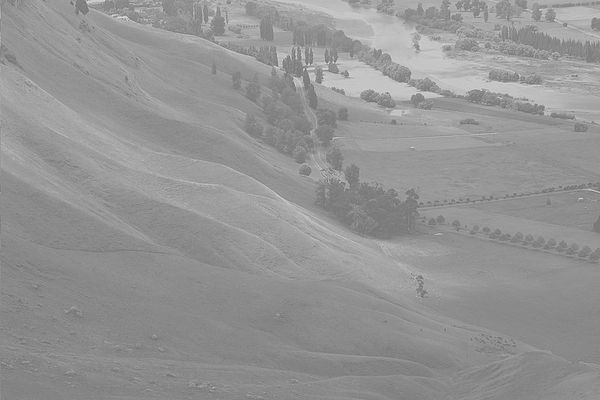
#> input picture Lab3/histogram.jpg, 600 x 400 px
$ python assignment3B2.py
#> lines starting #> are read from the running program, lines starting #| are printed output that depends on the picture
#> further down, img is the input picture: shape (400, 600); min 105, max 228, mean 148
# -*- coding: utf-8 -*-
"""
Created on Sat Mar 30 00:21:47 2024

@author: Asus
"""

import cv2
import numpy as np
import matplotlib.pyplot as plt
import math

def double_gaussian(sigma1,mean1,sigma2,mean2):
    g_out = np.zeros(256,dtype=np.float32)
    c1=(sigma1*np.sqrt(2*np.pi))
    c2=(sigma2*np.sqrt(2*np.pi))

    sig1= 2 * sigma1 **2
    sig2= 2 * sigma2 **2
    for i in range(256):
        sum = np.exp(-((i-mean1)**2)/(sig1)) / (c1) + np.exp(-((i-mean2) **2) /(sig2)) /(c2)
        g_out[i] = sum
    return g_out
def double_gaussian1(sigma1, mean1, sigma2, mean2):
    out = np.zeros(256, dtype=np.float32)
    c1 = (sigma1 * np.sqrt(2 * np.pi))
    c2 = (sigma2 * np.sqrt(2 * np.pi))
    sig1 = 2 * sigma1 ** 2
    sig2 = 2 * sigma2 ** 2
    for i in range(256):
        p_x = np.exp(-((i - mean1) ** 2) / (sig1)) / (c1) + np.exp(-((i - mean2) ** 2) / (sig2)) / (c2)
        out[i] = p_x

    return out
def histogram_equalization(img):
    histogram = np.zeros(256,dtype=np.float32)

    for i in range(img.shape[0]):
        for j in range(img.shape[1]):
            pixel = img[i,j]
            histogram[pixel]+=1
#> after the loop, histogram = 256 values, max 9682 at index 137, min 0 at index 0, mean 937.5
    pdf = np.zeros(256,dtype=np.float32)
    size = img.shape[0]*img.shape[1]
#> size = 240000
    for i in range(0,256):
        pdf[i] = histogram[i]/size
#> after the loop, pdf = 256 values, max 0.0403 at index 137, min 0 at index 0, mean 0.00391
    cdf = np.zeros(256,dtype=np.float32)
    cdf[0] = pdf[0]
    new_hist =np.zeros(256,dtype=np.float32)
    for i in range(1,256):
        cdf[i] = pdf[i] + cdf[i-1]
#> after the loop, cdf = 256 values from 0 to 1

    rcdf=np.zeros(256,dtype=np.uint32)
    for i in range(0,256):
        rcdf[i] = round(cdf[i]*255)
        new_hist[rcdf[i]] = histogram[i]
#> after the loop, new_hist = 256 values, max 9682 at index 64, min 0 at index 5, mean 906; rcdf = 256 values from 0 to 255

    equalized_image = np.zeros_like(img)

    for i in range(img.shape[0]):
        for j in range(img.shape[1]):
            equalized_image[i,j] = rcdf [img[i,j]]
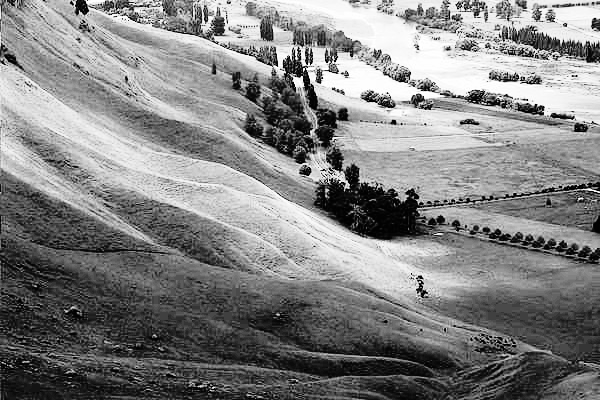
#> equalized_image: shape (400, 600); min 0, max 255, mean 130.4

    return pdf,rcdf,equalized_image,new_hist


img=cv2.imread('histogram.jpg',cv2.IMREAD_GRAYSCALE)

pdf,cdf,equalized_image,mp_func = histogram_equalization(img)
#> cdf = 256 values from 0 to 255; mp_func has the same summary as new_hist in histogram_equalization

g_distribution = double_gaussian (8, 30, 20, 165)

g_pdf = g_distribution / np.sum(g_distribution)

g_cdf = np.zeros(256,dtype=np.float32)

g_cdf[0]= g_pdf[0]

for i in range(1,256):
    g_cdf[i] =g_pdf[i] + g_cdf[i-1]
rg_cdf=np.zeros(256,dtype=np.uint32)
for  i in range(0,256):
    g_cdf[i] = round(g_cdf[i]*255)

plt.subplot(2,2,1)
plt.title("target pdf")
plt.plot(g_pdf)

plt.subplot(2,2,2)
plt.title("target cdf")
plt.plot(g_cdf)
plt.show()
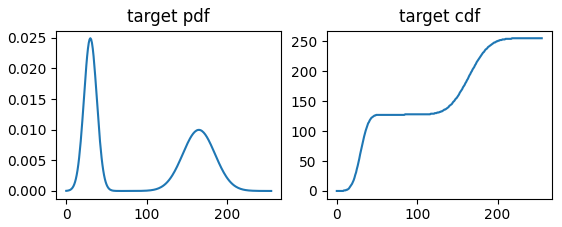
#> figure drawn by matplotlib, 2 panels; panel 1: curve peaks at x = 30, y = 0.0249; panel 2: curve peaks at x = 218, y = 255

mp = np.zeros(256,dtype = np.float32)
"""output_img = np.zeros_like(img)
for i in range(img.shape[0]):
    for j in range(img.shape[1]):
        output_img[i,j] = mp_func[rg_cdf[img[i,j]]]
cv2.imshow("output_img",output_img)
cv2.waitKey(0)
cv2.destroyAllWindows()"""
for i in range(256):
    x = (np.abs(g_cdf-cdf[i])).argmin()
    mp[i] = x
#> after the loop, mp = 256 values from 0 to 218
output=np.zeros_like(img)

for i in range(img.shape[0]):
    for j in range(img.shape[1]):
        output[i,j] = mp[img[i,j]]
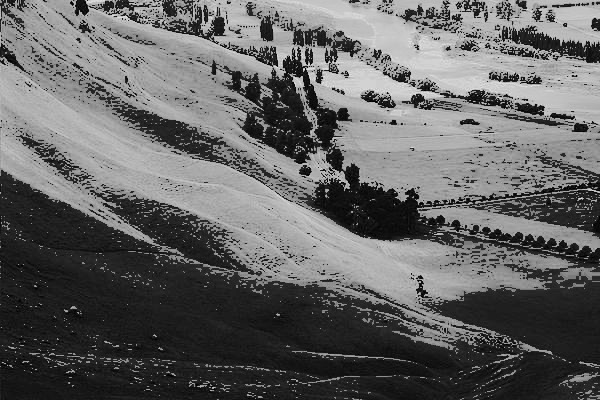
#> output: shape (400, 600); min 0, max 218, mean 99.4

o_pdf,o_cdf,o_equalized_image,o_mp_func = histogram_equalization(output)
#> o_pdf = 256 values, max 0.0403 at index 29, min 0 at index 1, mean 0.00391; o_cdf = 256 values from 0 to 255; o_mp_func = 256 values, max 8950 at index 83, min 0 at index 0, mean 306.8

plt.subplot(3,2,1)
plt.title("input histogram")
plt.hist(img.ravel(),256,[0,255])

plt.subplot(3,2,2)
plt.title("pdf of input image")
plt.plot(pdf)

plt.subplot(3,2,3)
plt.title("cdf of input image")
plt.plot(cdf)

plt.subplot(3,2,4)
plt.title("output histogram")
plt.hist(output.ravel(),256,[0,255])

plt.subplot(3,2,5)
plt.title("pdf of output image")
plt.plot(o_pdf)

plt.subplot(3,2,6)
plt.title("cdf of output image")
plt.plot(o_cdf)

plt.show()
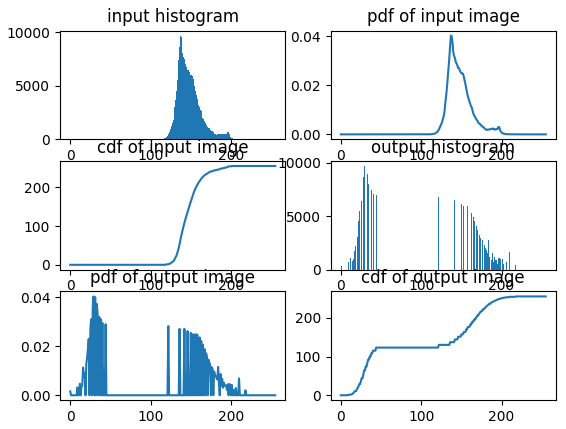
#> figure drawn by matplotlib, 6 panels; panel 1: tallest bar 9682 high, from x = 136.5 to 137.5; panel 2: curve peaks at x = 137, y = 0.0403; panel 3: curve peaks at x = 201, y = 255; panel 4: tallest bar 9682 high, from x = 28.89 to 29.88


cv2.imshow("input_img",img)
cv2.imshow("Equalized_img",equalized_image)
cv2.imshow("output_img",output)
cv2.imshow("output_equalized_img",o_equalized_image)
cv2.waitKey(0)
cv2.destroyAllWindows()

$ run again, with Lab3/color_img.jpg copied over Lab3/histogram.jpg
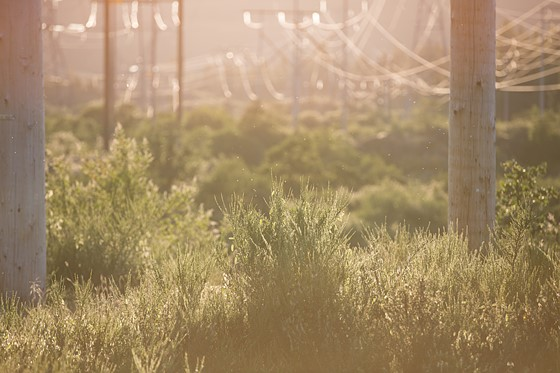
#> input picture Lab3/color_img.jpg, 560 x 373 px
#> after the loop in histogram_equalization, `for i in range(img.shape[0]):`: histogram = 256 values, max 3237 at index 111, min 0 at index 0, mean 815.9
#> after the loop in histogram_equalization, `for i in range(0,256):`: pdf = 256 values, max 0.0155 at index 111, min 0 at index 0, mean 0.00391
#> after the loop in histogram_equalization, `for i in range(1,256):`: cdf = 256 values from 0 to 1
#> after the loop in histogram_equalization, `for i in range(0,256):`: new_hist = 256 values, max 3237 at index 45, min 0 at index 11, mean 794.6; rcdf = 256 values from 0 to 255
#> after the loop in histogram_equalization, `for i in range(img.shape[0]):`:
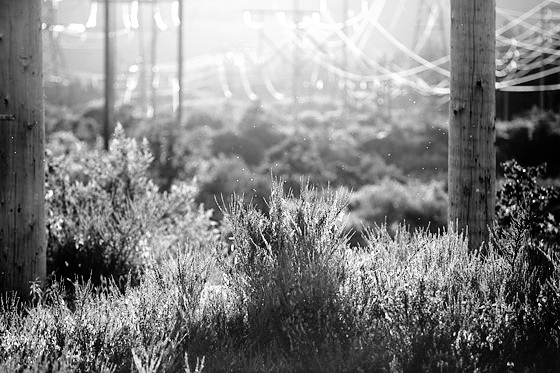
#> equalized_image: shape (373, 560); min 0, max 255, mean 128.7
#> `pdf,cdf,equalized_image,mp_func = histogram_equalization(img)`: mp_func has the same summary as new_hist in histogram_equalization
#> after the loop `for i in range(256):`: mp = 256 values from 0 to 218
#> after the loop `for i in range(img.shape[0]):`:
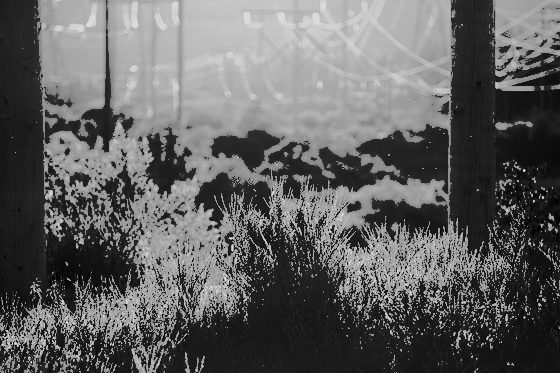
#> output: shape (373, 560); min 0, max 218, mean 97.4
#> o_pdf = 256 values, max 0.0305 at index 26, min 0 at index 1, mean 0.00391; o_cdf = 256 values from 0 to 255; o_mp_func = 256 values, max 6367 at index 45, min 0 at index 0, mean 699.9
